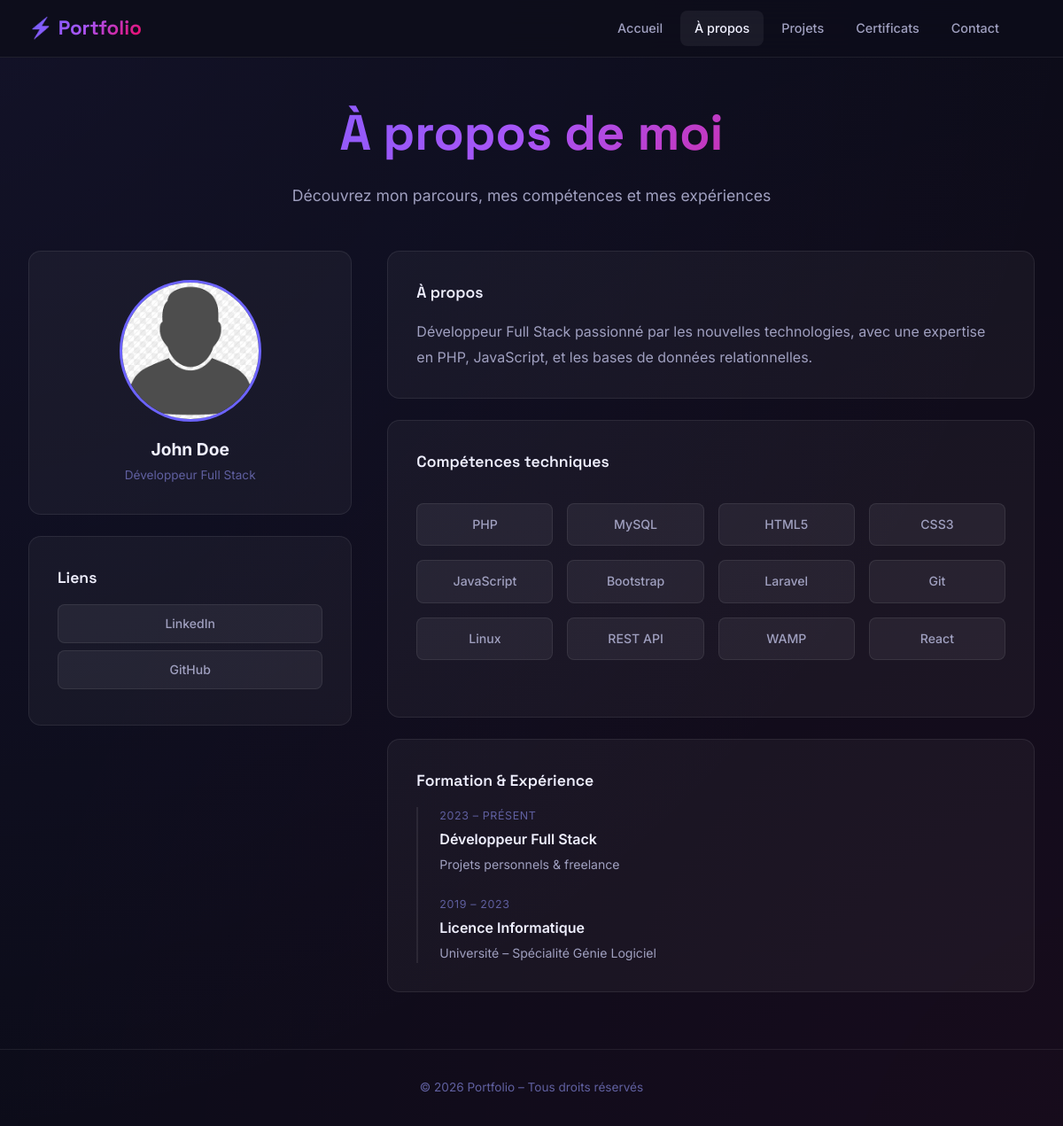
Page /apropos.php on the earlier database version.
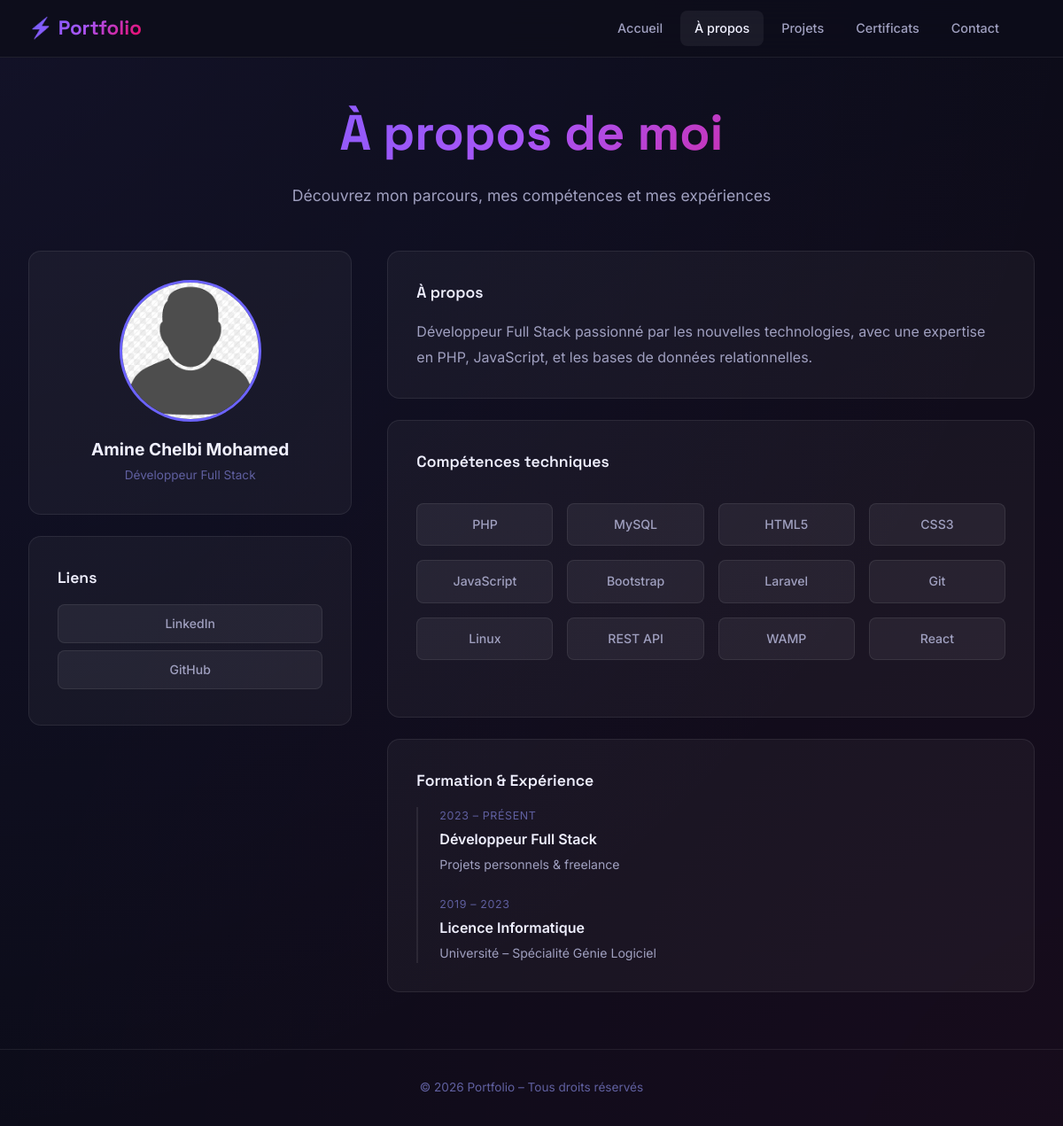
Same page on the later database version.
### tables this page shows
CREATE TABLE IF NOT EXISTS infos_personnelles (
    id INT PRIMARY KEY AUTO_INCREMENT,
    nom VARCHAR(50) NOT NULL,
    prenom VARCHAR(50) NOT NULL,
    description TEXT,
    photo VARCHAR(255),
    cv VARCHAR(255),
    linkedin VARCHAR(255),
    github VARCHAR(255));

### apropos.php (the view, shortened to what this page needs)
<?php
require_once 'db.php';
include  'menu.php';
$info    = mysqli_fetch_assoc(mysqli_query($conn, "SELECT * FROM infos_personnelles LIMIT 1"));
?>
<!DOCTYPE html>
<html lang="fr">
<head>
    <link rel="stylesheet" href="css/style.css">
</head>
<body>
<div class="container">
    <div class="page-header animate-in">
        <h1>À propos de moi</h1>
        <p>Découvrez mon parcours, mes compétences et mes expériences</p>
    </div>
    <div style="display:grid;grid-template-columns:1fr 2fr;gap:2.5rem;align-items:start">
        <div>
            <div class="info-block" style="text-align:center;margin-bottom:1.5rem">
                <?php if ($info && $info['photo']): ?>
                    <img src="fichiers/<?= htmlspecialchars($info['photo']) ?>" alt="Photo" style="width:160px;height:160px;object-fit:cover;border-radius:50%;border:3px solid var(--accent);margin-bottom:1rem">
                <?php else: ?>
                    <img src="fichiers/profile.png" alt="Photo par défaut" style="width:160px;height:160px;object-fit:cover;border-radius:50%;border:3px solid var(--accent);margin-bottom:1rem;display:block;margin-left:auto;margin-right:auto;">
                <?php endif; ?>
                <h2 style="font-size:1.2rem;font-weight:700"><?= $info ? htmlspecialchars($info['prenom'].' '.$info['nom']) : 'Votre Nom' ?></h2>
                <p style="color:var(--text-muted);font-size:0.85rem;margin-top:0.25rem">Développeur Full Stack</p>
            </div>
            <div class="info-block" style="margin-top:1.5rem">
                <h3>Liens</h3>
                <?php if ($info && $info['linkedin']): ?><a href="<?= htmlspecialchars($info['linkedin']) ?>" target="_blank" class="social-btn" style="width:100%;justify-content:center;margin-bottom:0.5rem">LinkedIn</a><?php endif; ?>
                <?php if ($info && $info['github']): ?><a href="<?= htmlspecialchars($info['github']) ?>" target="_blank" class="social-btn" style="width:100%;justify-content:center;margin-bottom:0.5rem">GitHub</a><?php endif; ?>
            </div>
        </div>
        <div>
            <div class="info-block animate-in">
                <h3>À propos</h3>
                <p style="color:var(--text-secondary);line-height:1.8">
                    <?= $info && $info['description'] ? nl2br(htmlspecialchars($info['description'])) : 'Description à compléter depuis la base de données.' ?>
                </p>
            </div>
            <div class="info-block animate-in">
                <h3>Compétences techniques</h3>
                <div class="skills-grid">
                    <?php
                    $skills = ['PHP','MySQL','HTML5','CSS3','JavaScript','Bootstrap','Laravel','Git','Linux','REST API','WAMP','React'];
                    foreach ($skills as $s): ?>
                        <div class="skill-chip"><?= $s ?></div>
                    <?php endforeach; ?>
                </div>
            </div>
            <div class="info-block animate-in">
                <h3>Formation & Expérience</h3>
                <div style="position:relative;padding-left:1.5rem;border-left:2px solid var(--border)">
                    <div style="margin-bottom:1.5rem">
                        <div style="color:var(--text-muted);font-size:0.78rem;text-transform:uppercase;letter-spacing:0.05em">2023 – Présent</div>
                        <div style="font-weight:600;margin:0.25rem 0">Développeur Full Stack</div>
                        <div style="color:var(--text-secondary);font-size:0.88rem">Projets personnels & freelance</div>
                    </div>
                    <div>
                        <div style="color:var(--text-muted);font-size:0.78rem;text-transform:uppercase;letter-spacing:0.05em">2019 – 2023</div>
                        <div style="font-weight:600;margin:0.25rem 0">Licence Informatique</div>
                        <div style="color:var(--text-secondary);font-size:0.88rem">Université – Spécialité Génie Logiciel</div>
                    </div>
                </div>
            </div>
        </div>
    </div>
</div>
<footer><p>© <?= date('Y') ?> Portfolio – Tous droits réservés</p></footer>
</body>
</html>

Differences in the rows shown:
changed infos_personnelles: photo: picture added; prenom+nom "John Doe" → "Amine Chelbi Mohamed"
